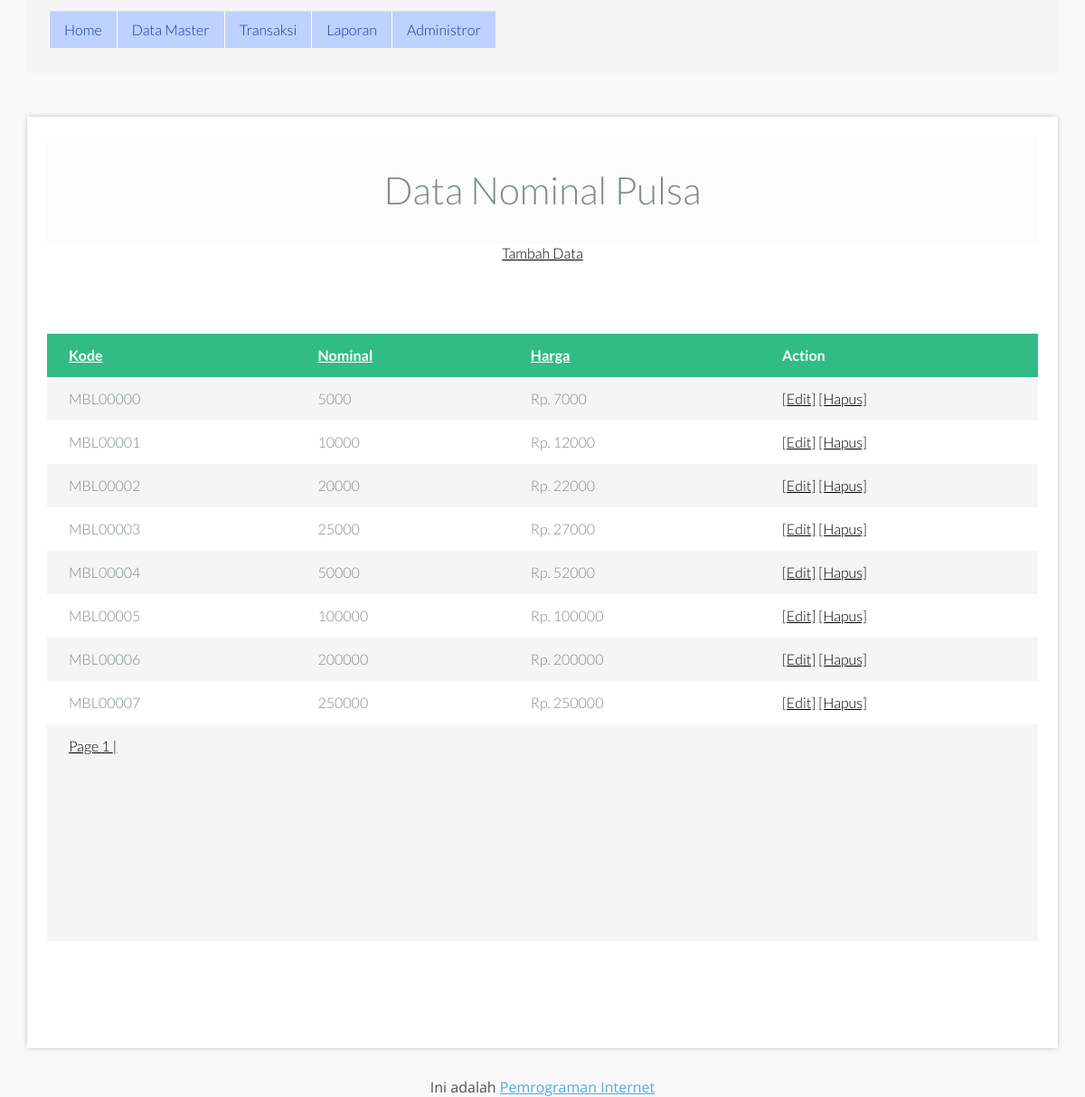
Screenshot of /index.php?page=view_nominalpulsa (signed in) with the database file from the repository.
### tables this page shows
CREATE TABLE IF NOT EXISTS `nominal` (
  `Kodenominal` varchar(10) NOT NULL,
  `Nominal` varchar(20) NOT NULL,
  `Warna` varchar(20) NOT NULL,
  `gambar` varchar(200) NOT NULL,
  `Harga` double NOT NULL,
  PRIMARY KEY (`Kodenominal`)
);

### page/view_nominalpulsa.php (the view, shortened to what this page needs)
<?php
	$halaman = get_Halaman("nominal");
	$hal = get_NomorHalaman($_GET['hal']);
	$short = $_GET['short'];
	if($short == ""){
		$short = "ASC";
	}
	$sql = "select * from nominal ORDER BY `nominal`.`Kodenominal` $short LIMIT $hal , 10";
	switch($short){
		case 'ASC':
		$short = "DESC";
		break;
}
$query = mysql_query($sql);
?>
<!DOCTYPE html>
<html lang="en" class="no-js">
	<head>
		<link rel="stylesheet" type="text/css" href="css/normalize.css" />
		<link rel="stylesheet" type="text/css" href="css/demo.css" />
		<link rel="stylesheet" type="text/css" href="css/component.css" />
	</head>
	<body>
		<div class="container">
			<header>
				<h1>Data Nominal Pulsa</h1>
			</header>
				<a style='color:black' href="index.php?page=tambah_nominalpulsa">Tambah Data</a>
			<div class="component">
				<table>
					<thead>
						<tr>
							<th><a href='index.php?page=view_nominalpulsa&by=kodenominal&short=<?php echo $short; ?>'>Kode</a></th>
							<th><a href='index.php?page=view_nominalpulsa&by=Nominal&short=<?php echo $short; ?>'>Nominal</a></th>
							<th><a href='index.php?page=view_nominalpulsa&by=Harga&short=<?php echo $short; ?>'>Harga</a></th>
							<th>Action</th>
						</tr>
					</thead>
					<tbody>
					<?php
while($data = mysql_fetch_array($query)){
  echo "<tr><td class='user-name'>$data[Kodenominal]</td><td class='user-email'>$data[Nominal]</td>
  <td class='harga'>Rp. $data[Harga]</td><td class='edit'><a style='color:black' href='?page=view_nominalpulsa&edit=true&id=$data[Kodenominal]'>
			[Edit]</a>
			<a style='color:black' href=proses.php?tipe=hapusnominal&id='$data[Kodenominal]' onclick='return confirm(\"Hapus $data[Nominal] dengan Kode Nominal Pulsa $data[Kodenominal] ?\")'>[Hapus]</a></td>
  </tr>";
}
?>
<tr>
<td colspan="9" class="tr_grid">
<?php
for($i=1; $i <= $halaman; $i++){
	echo "<a style='color:black' href='?page=view_nominalpulsa&hal=$i'>Page $i |</a> &nbsp;";
}
?><br/><br/><br/><br/><br/><br/><br/><br/><br/>
					</tbody>
				</table>
		</div>
	</body>
</html>

### index.php (shortened to what this page needs)
<?php
include("includes/fungsi.php");
?>
<!DOCTYPE HTML>
<html>
<head>
<link type="text/css" rel="stylesheet" href="css/menu.css" />
<link rel="stylesheet" href="css/style2.css" />
<link rel="stylesheet" type="text/css" href="css/normalize.css" />
		<link rel="stylesheet" type="text/css" href="css/demo.css" />
		<link rel="stylesheet" type="text/css" href="css/component.css" />
</head>
<body>
<center>
<div class="wrap2">
				<div class="navigasi">
					<?php getMenu(); ?>
				</div>
<div class="row2">
	<div class="ajib columns">
		<div class="tab style-1">
    					<ul>
    						<li class="active">
			    				<div class="form">
					<?php getPage($_REQUEST['page']); ?>
							    </div>
							</li>
    					</ul>
		</div>
</div>
</div>
</div>
		</center>
<div class="wrap">
<div class="footer">
	<p>Ini adalah <a href="#single.html">Pemrograman Internet</a></p>
</div>
</div>
    </body>
</html>

### menu.php (shortened to what this page needs)
<table class="layout_menu" border="0">
	<tr>
		<td width="1100" height="40">
			<ul class="sf-menu">
				<li>
					<a href="?page=home">Home</a>
				</li>
				<li class="current">
					<a href="#">Data Master</a>
				</li>
				<li>
					<a href="#">Transaksi</a>
				</li>
				<li>
					<a href="#">Laporan</a>
				</li>
				<li>
					<a href="#">Administror</a>
				</li>
			</ul>
        </td>
	</tr>
</table>

### includes/fungsi.php (shortened to what this page needs)
<?php
function getMenu() {
	include("menu.php");
}
function getPage($page){
	if ($page != ""){
		include("page/".$page.".php");
	}
	else{
		include("page/home.php");
	}
}
function get_NomorHalaman($halaman){
	$hal = ((10*$halaman)-10);
	if($hal == -10){
		$hal = 0;
	}
	return ($hal);
}
?>

### css/menu.css (style rules this page uses)
.sf-menu, .sf-menu * { margin: 0; padding: 0; list-style: none; }
.sf-menu { line-height: 1.0; }
.sf-menu li { float: left; position: relative; }
.sf-menu a { display: block; position: relative; }
.sf-menu { float: left; margin-bottom: 1em; }
.sf-menu a { border-left: 1px solid #fff; border-top: 1px solid #CFDEFF; padding: .75em 1em; text-decoration:none; }
.sf-menu a, .sf-menu a:visited { color: #13a; }
.sf-menu li { background: #BDD2FF; }

### css/style2.css (style rules this page uses)
html,body,div,span,applet,object,iframe,h1,h2,h3,h4,h5,h6,p,blockquote,pre,a,abbr,acronym,address,big,cite,code,del,dfn,em,img,ins,kbd,q,s,samp,small,strike,strong,sub,sup,tt,var,b,u,i,dl,dt,dd,ol,nav ul,nav li,fieldset,form,label,legend,table,caption,tbody,tfoot,thead,tr,th,article,aside,canvas,details,embed,figure,figcaption,footer,header,hgroup,menu,nav,output,ruby,section,summary,time,mark,audio,video { margin:0;padding:0;border:0;font-size:100%;font:inherit;vertical-align:baseline; }
article, aside, details, figcaption, figure,footer, header, hgroup, menu, nav, section { display: block; }
ol,ul { list-style:none;margin:0;padding:0; }
table { border-collapse:collapse;border-spacing:0; }
a { text-decoration:none; }
body { font-family: 'Open Sans', sans-serif; background: url(../images/bg.jpg) no-repeat #fff; background-repeat: no-repeat; background-attachment: fixed; background-position: center; background-size: cover; font-weight: 300; }
.wrap { width: 26.4%; margin: 0 auto; }
.wrap2 { width: 95%; margin: 0 auto; }
.tab.style-1 { box-shadow: 0px 0px 5px rgba(51, 51, 51, 0.28); border: 0px solid#eee; border-radius: 5px; -webkit-border-radius:5px; -moz-border-radius:5px; -o-border-radius:5px; }
.tab.style-1 > ul { display : block; margin : 0; padding : 22px; background : #fff; }
.tab.style-1 > ul li { display:none; }
.tab.style-1 > ul li.active { display: block; }
.row2 { text-align: center; margin: 0px 0px 0px 0px; width: 100%; }
.form { text-align: center; }
.footer p { font-family: 'Open Sans', sans-serif; color:#525252; display: block; font-size: 0.0.92355em; font-weight: 400; text-align:center; padding-top:2em; }
.footer p a { color:#4EAEE0; }
@media only screen and (max-width: 1366px) { .wrap { width:95%; } }
@media only screen and (max-width: 1280px) { .wrap { width:95%; } }

### css/demo.css (style rules this page uses)
*, *:after, *:before { -webkit-box-sizing: border-box; -moz-box-sizing: border-box; box-sizing: border-box; }
body { font-family: 'Lato', Arial, sans-serif; color: #7c8d87; background: #f8f8f8; }
a { color: #fff; text-decoration: underline; }
.container > header { margin: 0 auto; padding: 2em; text-align: center; background: rgba(0,0,0,0.01); }
.container > header h1 { font-size: 2.625em; line-height: 1.3; margin: 0; font-weight: 300; }

### css/component.css (style rules this page uses)
.component { line-height: 1.5em; margin: 0 auto; padding: 2em 0 3em; width: 100%; overflow: hidden; }
table { border-collapse: collapse; margin-bottom: 3em; width: 100%; background: #fff; }
td, th { padding: 0.75em 1.5em; text-align: left; }
th { background-color: #31bc86; font-weight: bold; color: #fff; white-space: nowrap; }
tbody tr:nth-child(2n-1) { background-color: #f5f5f5; transition: all .125s ease-in-out; }
.sticky-wrap td, .sticky-wrap th { box-sizing: border-box; }
td.user-name { text-transform: capitalize; }

### rows the page displays
nominal: Kodenominal "MBL00000", Nominal "5000", Harga "7000"
nominal: Kodenominal "MBL00001", Nominal "10000", Harga "12000"
nominal: Kodenominal "MBL00002", Nominal "20000", Harga "22000"
nominal: Kodenominal "MBL00003", Nominal "25000", Harga "27000"
nominal: Kodenominal "MBL00004", Nominal "50000", Harga "52000"
nominal: Kodenominal "MBL00005", Nominal "100000", Harga "100000"
nominal: Kodenominal "MBL00006", Nominal "200000", Harga "200000"
nominal: Kodenominal "MBL00007", Nominal "250000", Harga "250000"
